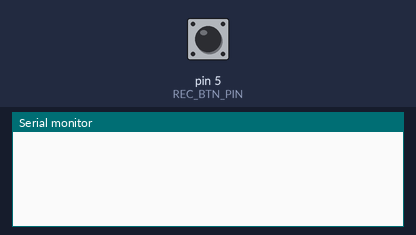
A sketch run on a simulated Arduino Uno, built with avr-gcc and run on an emulated ATmega328P. Parts: the last lines printed to the serial monitor. The test bench sets the inputs (shaded band); at power-on: pin 5 (REC_BTN_PIN) HIGH.

Above: at 1.2 s.
1.3 s: pin 5 (REC_BTN_PIN) pulled LOW for 0.15 s
At 2.6 s:
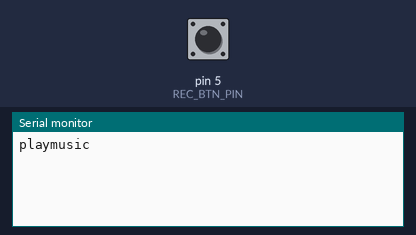
2.9 s: pin 5 (REC_BTN_PIN) pulled LOW for 1 s
At 5.3 s:
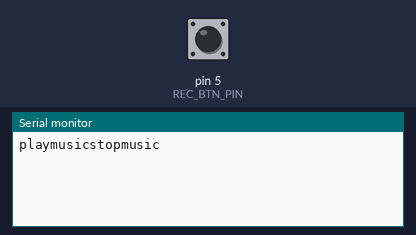

The sketch:

play_music_test.ino
```cpp
#include <EasyButton.h>
#define REC_BTN_PIN 5
EasyButton recButton(REC_BTN_PIN);

bool isplaying = false;

//Function that gets called when the button is pressed
void recButtonHandle() {
  //TODO update a button counter somewhere to note that a button has been pressed and that we should recieve music now from serial/wifi
  if(isplaying){
    Serial.write("stopmusic");
  } else {
    Serial.write("playmusic");
  }
  isplaying = !isplaying;
}

void setup() {
  Serial.begin(9600);
  while(!Serial);
  recButton.onPressed(recButtonHandle);

  // put your setup code here, to run once:

}

void loop() {
  // put your main code here, to run repeatedly:
  recButton.read();
  delay(10);
}
```

Measured:
- after the input at 1.3 s, the serial monitor: prints a new line after 0.15 s (image 1)
- after the input at 2.9 s, the serial monitor: prints a new line after 1.0 s (image 2)
